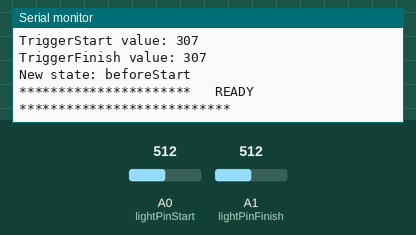
This sketch was run on a simulated Arduino Leonardo, built with avr-gcc and run on an emulated ATmega32U4. On the bench: the last lines printed to the serial monitor. The inputs (shaded band) are chosen by the test bench; at power-on: A0 (lightPinStart) = 512, A1 (lightPinFinish) = 512.

Above: at 1.4 s.
1.5 s: A0 (lightPinStart) set to 306
At 1.9 s:
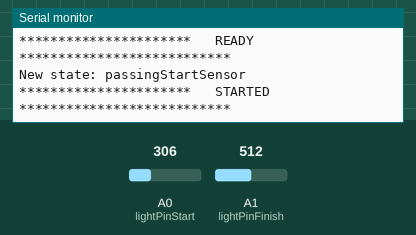
3.0 s: A0 (lightPinStart) set to 511
At 4.3 s:
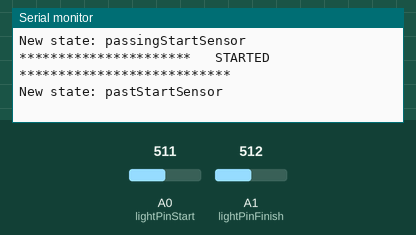

Measured:
- after the input at 1.5 s, the serial monitor: prints a new line at once (image 1)
- after the input at 3.0 s, the serial monitor: prints a new line at once (image 2)

The sketch:

pwdTimer.ino
```cpp
#define beforeStartSensor 1
#define passingStartSensor 2
#define pastStartSensor 3
#define passingFinishSensor 4
#define pastFinishSensor 5

#define TRUE 1
#define FALSE 0
int carLength = 7;
int trackLength = 20*12; //Was 18 feet

int lightPinStart = 0;
int lightPinFinish = 1;
int nBaselineAvgStart = 0;
int nTriggerValStart=0;
int nBaselineAvgFinish = 0;
int nTriggerValFinish=0;
int nCurrentState=0;
float fTolerance = .4;
//*****************************************************************
int nDebugLevel = 1;
//*****************************************************************
unsigned long ulPrevTime;
unsigned long ulThisTime;
unsigned long ulDiffTime;
unsigned long ulPassingStartSensorEntryTime;
unsigned long ulPastStartSensorEntryTime;
unsigned long ulPassingFinishSensorEntryTime;
unsigned long ulPastFinishSensorEntryTime;

void setup() {
  // Setup the serial port
  int sensorValue;
  int nBaselineMeasurements = 10;
  int nVal[nBaselineMeasurements];
  int nSum = 0;
  char strToPrint[50];
  char strVal[50];

  Serial.begin(9600);
  while (! Serial); // Wait untilSerial is ready - Leonardo
  logMsg("Serial port is ready",TRUE);

  nBaselineAvgStart = establishBaseline(lightPinStart);
  // Calculate a trigger value while we're here
  nTriggerValStart = (1 - fTolerance) * nBaselineAvgStart;

  //Repeat for the finish sensor
  nBaselineAvgFinish = establishBaseline(lightPinFinish);
  nTriggerValFinish = (1 - fTolerance) * nBaselineAvgFinish;

  // Let the monitor know
  printDescValPair("BaselineStart value: ", nBaselineAvgStart);
  printDescValPair("BaselineFinish value: ", nBaselineAvgFinish);
  printDescValPair("TriggerStart value: ", nTriggerValStart);
  printDescValPair("TriggerFinish value: ", nTriggerValFinish);

  //Capture the time before we go into the loop (msec since init)
  ulPrevTime = millis();

  // Set the initial state
  nCurrentState = beforeStartSensor;
  logMsg("New state: beforeStart", TRUE);
logMsg("**********************   READY   ***************************", TRUE);
}

void loop() {
  int ulStartSensorPassDuration;
  int ulFinishSensorPassDuration;
  int ulTravelDuration;
  int sensorValue;
  char strVal[50];
  // Cant do floating point prints.  Changing to ips
  int startSpeedIPS;
  int finishSpeedIPS;
  int avgSpeedIPS;
  // Set up the state machine
  switch (nCurrentState) {

  case beforeStartSensor:
      sensorValue  = analogRead(lightPinStart);
      // Waiting for the sensor value to drop below the trigger value
      if(sensorValue < nTriggerValStart) {
        // Passing the start sensor.  Capture the time and set the next state.
        ulPassingStartSensorEntryTime =  millis();
        nCurrentState = passingStartSensor;
        logMsg("New state: passingStartSensor", FALSE);
        logMsg("**********************   STARTED   ***************************", TRUE);
      }
      break;

  case passingStartSensor:
      sensorValue  = analogRead(lightPinStart);
    // Waiting for the sensor value to rise above the trigger value
        if(sensorValue > nTriggerValStart) {
          ulPastStartSensorEntryTime =  millis();
          nCurrentState = pastStartSensor;
        logMsg("New state: pastStartSensor", FALSE);
        }
        break;
  case pastStartSensor:
      sensorValue  = analogRead(lightPinFinish);
      // Waiting for the sensor value to drop below the trigger value again.
      if(sensorValue < nTriggerValFinish) {
        // Passing the finish sensor.  Capture the time and set the next state.
        ulPassingFinishSensorEntryTime =  millis();
        nCurrentState = passingFinishSensor;
        //logMsg("New state: passingFinishSensor", FALSE);
      }
      break;

  case passingFinishSensor:
      sensorValue  = analogRead(lightPinFinish);
    // Waiting for the sensor value to rise above the trigger value
        if(sensorValue > nTriggerValFinish) {
          ulPastFinishSensorEntryTime =  millis();
          nCurrentState = pastFinishSensor;
        logMsg("New state: pastFinishSensor", FALSE);
        }
      break;
  case pastFinishSensor:
    // Here we just need to do our calculations and send them out the serial port
    ulStartSensorPassDuration = ulPastStartSensorEntryTime - ulPassingStartSensorEntryTime;
    ulFinishSensorPassDuration = ulPastFinishSensorEntryTime - ulPassingFinishSensorEntryTime;
    ulTravelDuration = ulPassingFinishSensorEntryTime - ulPassingStartSensorEntryTime;

    printDescValPair("ulPassingStartSensorEntryTime: ", ulPassingStartSensorEntryTime);
    printDescValPair("ulPastStartSensorEntryTime: ", ulPastStartSensorEntryTime);
    printDescValPair("ulPassingFinishSensorEntryTime: ", ulPassingFinishSensorEntryTime);
  printDescValPair("ulPastFinishSensorEntryTime: ", ulPastFinishSensorEntryTime);
    startSpeedIPS = durationToSpeed(ulStartSensorPassDuration, carLength);
    finishSpeedIPS = durationToSpeed(ulFinishSensorPassDuration, carLength);
    avgSpeedIPS = durationToSpeed(ulTravelDuration, trackLength);
//Serial.println(startSpeedIPS);
//Serial.println(finishSpeedIPS);

    printAllVals(startSpeedIPS, finishSpeedIPS, avgSpeedIPS, ulTravelDuration );

    strcpy(strVal,"Start sensor pass duration (mSec): ");
    printDescValPair(strVal, ulStartSensorPassDuration);

    strcpy(strVal,"Finish sensor pass duration (mSec): ");
    printDescValPair(strVal, ulFinishSensorPassDuration);

    strcpy(strVal,"Total travel time (mSec): ");
    printDescValPair(strVal, ulTravelDuration);

    //Wait a little bit and reset
    delay(5000);
    nBaselineAvgStart = establishBaseline(lightPinStart);
    nBaselineAvgFinish = establishBaseline(lightPinFinish);

    nTriggerValStart = (1 - fTolerance) * nBaselineAvgStart;
    nTriggerValFinish = (1 - fTolerance) * nBaselineAvgFinish;
    nCurrentState = beforeStartSensor;
  logMsg("**********************   READY   ***************************", TRUE);
    break;
  default:
              Serial.println("In DEFAULT.  I SHOULD NEVER GET HERE!!");
      break;
  }
}

float durationToSpeed(unsigned long durmSec, int distIn) {
  float locSpeed;
  logMsg("In durationToSpeed", FALSE);
//  Serial.println(distFt);
 // Serial.println(durmSec);
  locSpeed = distIn / (durmSec / 1000.);
  //Serial.println(locSpeed);
  return (locSpeed);
}

void printDescValPair(const char *strDesc, unsigned long nVal)
{
  char strToPrint[50];
  char strVal[50];


  sprintf(strVal, "%d", nVal);
  strcpy(strToPrint, strDesc);
  strcat(strToPrint, strVal);
  logMsg(strToPrint, TRUE);

}

void logMsg(const char *strVal, bool bOverride) {
  if (nDebugLevel || bOverride) {
  Serial.println(strVal);
  }
}

int establishBaseline(int nPin) {
  int nBaselineMeasurements = 10;
  int locBaseline;
  int nVal[nBaselineMeasurements];
  int nSum = 0;
  char strVal[50];
  logMsg("Establishing baseline....", FALSE);
  for (int i = 0; i < nBaselineMeasurements; i++)
  {
  nVal[i]  = analogRead(nPin);
  nSum = nSum + nVal[i];
  delay(10);
  }
  // Take an average of the values
  locBaseline = nSum / nBaselineMeasurements;

  printDescValPair("Baseline Value: ", locBaseline);
  return(locBaseline);
}

void printAllVals(int startSpeedIPS,
              int finishSpeedIPS,
              int avgSpeedIPS,
              unsigned long ulTravelDuration ) {

  char strToPrint[500];
  char strVal[500];
  logMsg("In printallvals", FALSE);
  //Serial.println(startSpeedIPS);
  //Serial.println(finishSpeedIPS);
  sprintf(strVal, "%d,%d,%d,%d", startSpeedIPS, finishSpeedIPS, avgSpeedIPS, ulTravelDuration );
      Serial.println(strVal);
  sprintf(strVal, "Start Speed (IPS): %d, Finish Speed (IPS): %d, Avg Speed (IPS): %d, Travel Duration (mSec): %d", startSpeedIPS, finishSpeedIPS, avgSpeedIPS, ulTravelDuration );
      Serial.println(strVal);
}
```
